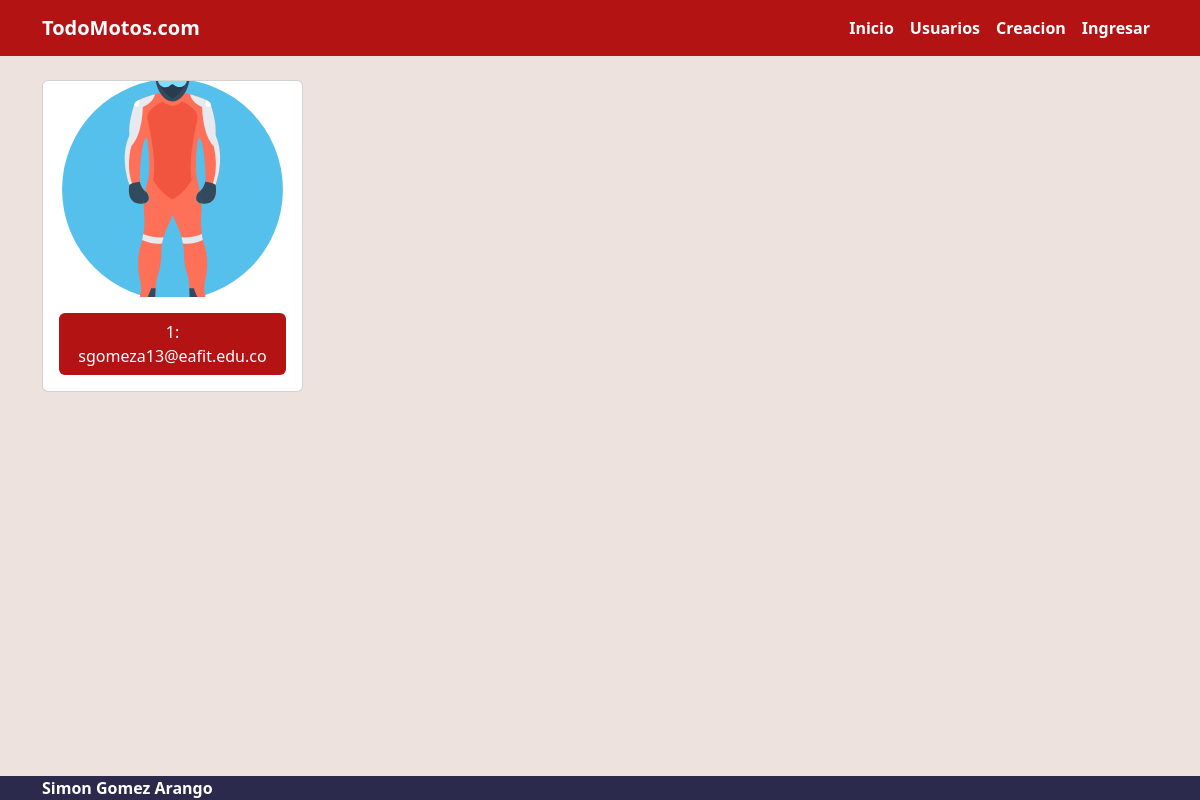
The page /list/ on the database as committed earlier.
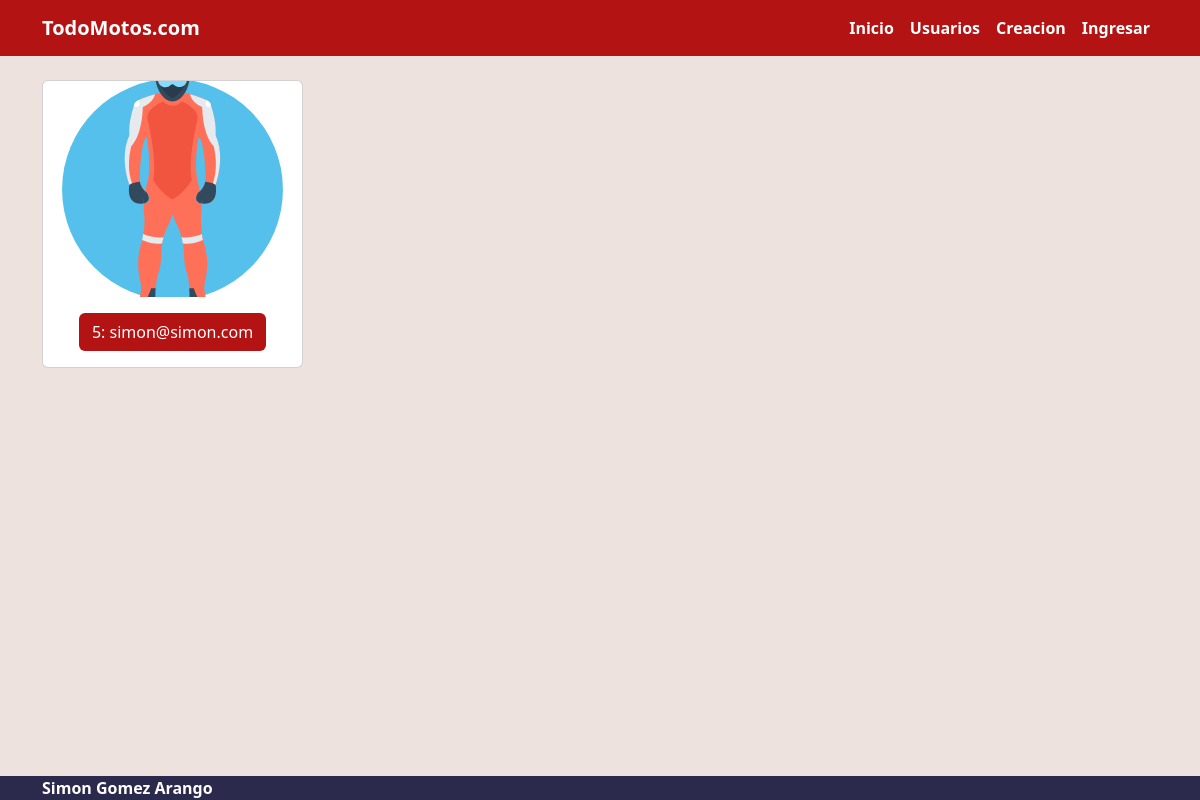
The same page on the database as committed later.
### Customers/models.py (models this page shows, shortened)
class CustomerUser(AbstractUser):
    username = None
    email = models.EmailField( unique=True)
    address = models.CharField(max_length=100)
    USERNAME_FIELD = 'email'
    REQUIRED_FIELDS = [
        'address'
    ]

### Customers/views.py (the view)
# urls.py: path('list/',CustomerListView.as_view(),name='list'),
class CustomerListView(ListView):
    model = CustomerUser
    template_name = 'customer/customers.html'
    context_object_name = 'users'

### Customers/templates/customer/customers.html
{% extends 'base.html' %}
{% load static %}
{% block content %}
<div class="row">
    {% for customer in users %}
    <div class="col-md-4 col-lg-3 mb-2">
    <div class="card">
    <img src="{% static 'customers/icono.svg' %}" class="card-img-top img-card">
    <div class="card-body text-center">
    <a href="{% url 'customer' id=customer.id  %}"
    class="btn bg-primary text-white">{{customer.id}}: {{customer.email}}</a>
    </div>
    </div>
    </div>
    {% endfor %}
    </div>
{%endblock%}

### Customers/templates/base.html (shortened to what this page needs)
{% load static %}
<!doctype html>
<html lang="en">
    <head>
        <link href="https://cdn.jsdelivr.net/npm/bootstrap@5.3.0-alpha1/dist/css/bootstrap.min.css" rel="stylesheet"
 />
        <link href="{% static 'customers/app.css' %}" rel="stylesheet" />
        </head>
        <body class="d-flex flex-column min-vh-100">
        <nav class="navbar navbar-expand-lg navbar-dark bg-primary">
            <div class="container">
            <a class="navbar-brand" href="{% url 'home' %}">TodoMotos.com</a>
            <div class="collapse navbar-collapse" id="navbarNavAltMarkup">
            <div class="navbar-nav ms-auto">
                <a class="nav-link active" href="{% url 'home' %}">Inicio</a>
                <a class="nav-link active" href="{% url 'list' %}">Usuarios</a>
                <a class="nav-link active" href="{% url 'register' %}">Creacion</a>
                <a class="nav-link active" href="{% url 'login' %}">Ingresar</a>
            </div>
            </div>
            </div>
            </nav>
            <div class="container my-4">
                {% block content %}
                {% endblock %}
                </div>
            {% block footer %}
            <footer class="mt-auto bg-secondary text-white">
                <div class="container">
                          <a class=" text-reset fw-bold text-decoration-none" target="_blank">
                            Simon Gomez Arango
                        </a>
                </div>
            </footer>
            {% endblock %}
</body>
</html>

### Customers/static/customers/app.css (style rules this page uses)
body { background: #EEE2DE !important; }
.bg-secondary { background-color: #2B2A4C !important; }
.bg-primary { background-color: #B31312 !important; }
nav { font-weight: 700; }
.img-card { height: 18vw; object-fit: cover; }

Rows that differ between the two databases and show on the page:
removed CustomerUser: id "1", email "sgomeza13@eafit.edu.co"
added CustomerUser: id "5", email "simon@simon.com"
